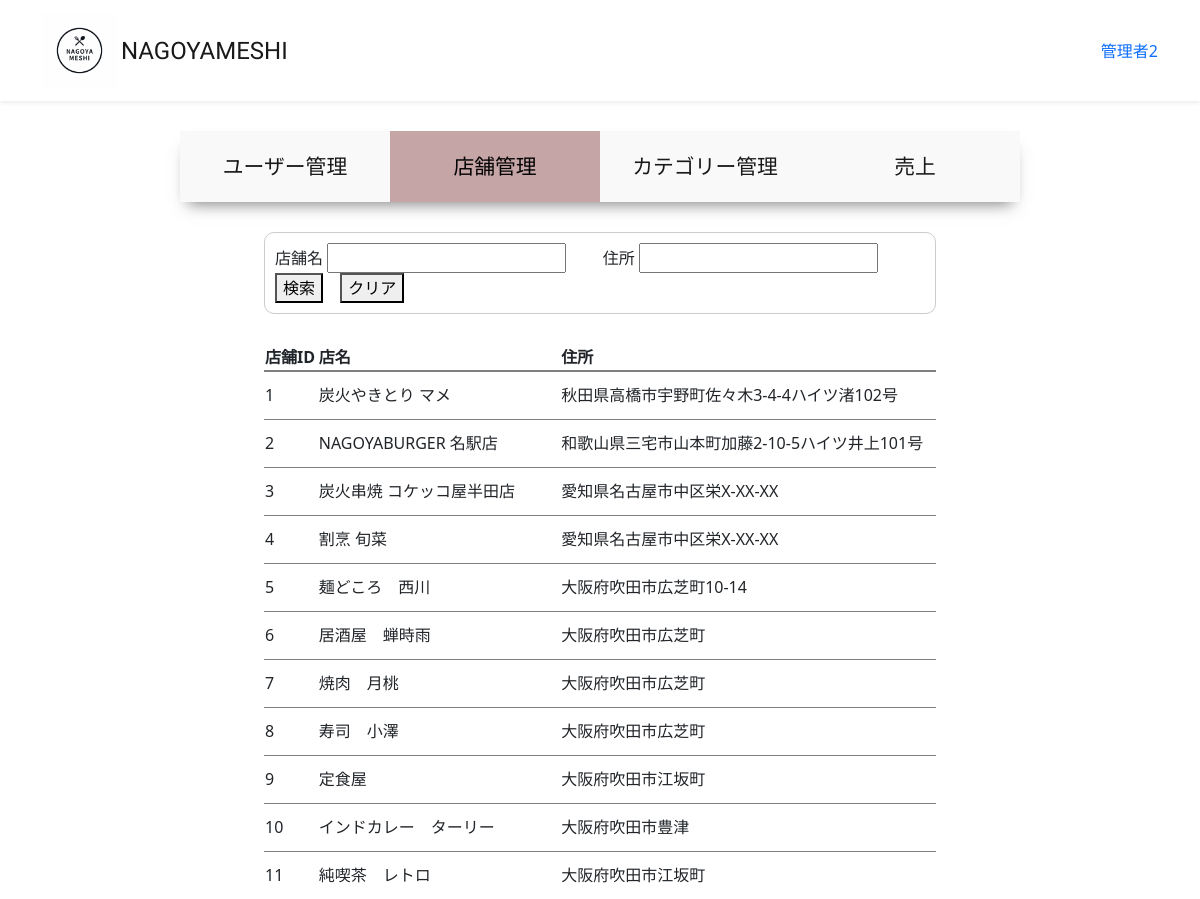
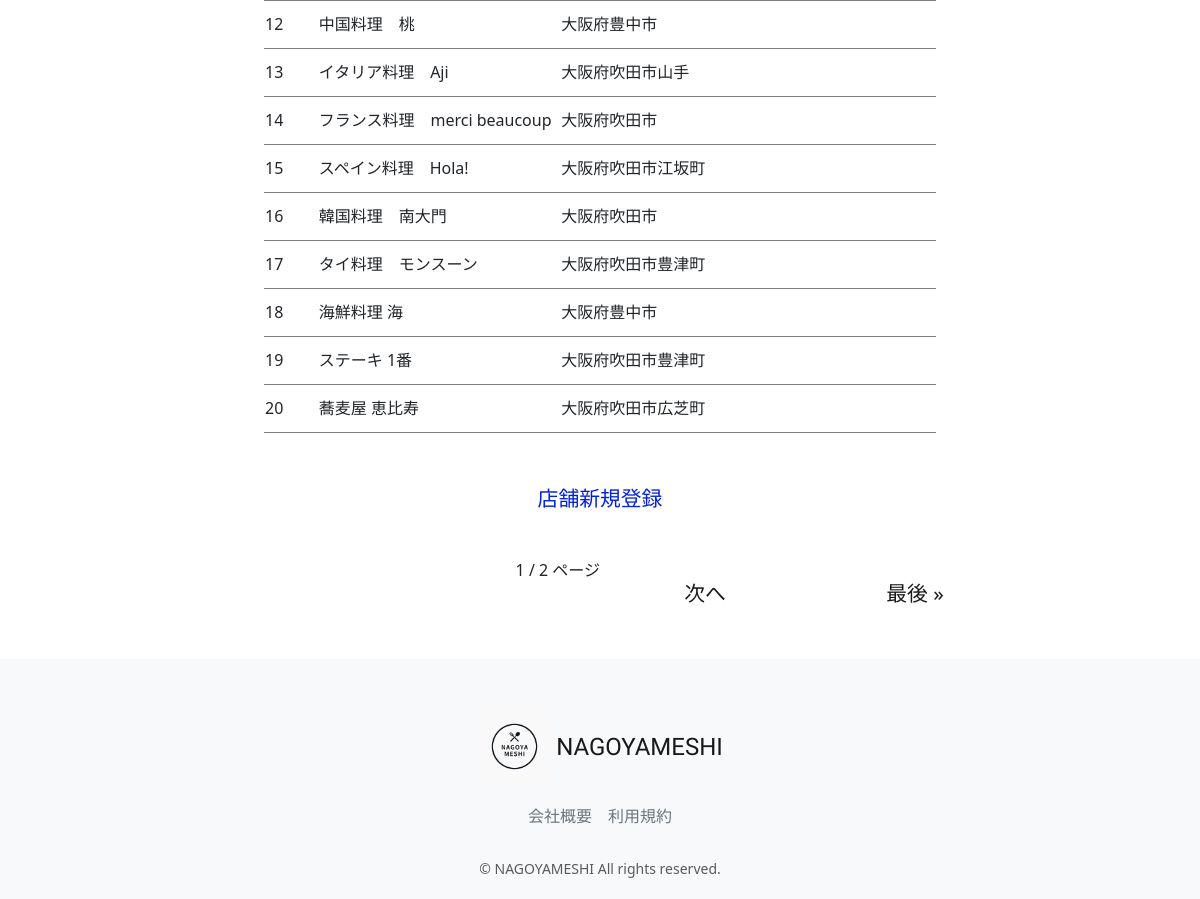
The page /accounts/management/restaurant-manage-list (signed in) on the database its author committed (2 pictures, top to bottom).
### accounts/models.py (models this page shows, shortened)
class CustomUser(AbstractUser):
    user_name = models.CharField(max_length=128, null=True, blank=True,verbose_name='ユーザー名')
    hurigana = models.CharField(max_length=128, null=True, blank=True,verbose_name='フリガナ')
    zip_code = models.CharField(max_length=16, null=True, blank=True,verbose_name='郵便番号')
    address = models.CharField(max_length=255, null=True, blank=True,verbose_name='住所')
    phone_number = models.CharField(max_length=20, null=True, blank=True,verbose_name='電話番号')
    birthday = models.DateField(null=True, blank=True,verbose_name='誕生日')
    job = models.CharField(max_length=255, null=True, blank=True,verbose_name='職業')
    is_subscribed = models.BooleanField(default=False, verbose_name='有料会員')
    stripe_customer_id = models.CharField(max_length=100, null=True, blank=True,verbose_name='StripeカスタマーID')
    stripe_subscription_id = models.CharField(max_length=100, null=True, blank=True,verbose_name='StripeサブスクリプションID')
    stripe_card_last4 = models.CharField(max_length=10, null=True, blank=True,verbose_name='Stripeカード下４桁')
    stripe_card_brand = models.CharField(max_length=20, null=True, blank=True,verbose_name='Stripeカードブランド')
    stripe_card_exp_month = models.IntegerField(default=0, verbose_name='Stripeカード有効月')
    stripe_card_exp_year = models.IntegerField(default=0, verbose_name='Stripeカード有効年')
    class Meta:
        verbose_name_plural = 'CustomUser'

### restaurant/models.py (models this page shows, shortened)
class Restaurant(models.Model):
    name = models.CharField(verbose_name='店舗名', max_length=64)
    description = models.CharField(verbose_name='説明', max_length=128)
    price_min = models.IntegerField(verbose_name="最低金額", default=1000)
    price_max = models.IntegerField(verbose_name="最高金額", default=5000)
    zip_code = models.CharField(verbose_name='郵便番号', max_length=32)
    address = models.CharField(verbose_name='住所', max_length=128)
    open_time = models.TimeField(verbose_name="開店時間", default="17:00")
    close_time = models.TimeField(verbose_name="閉店時間", default="21:00")
    close_day_of_week = models.PositiveIntegerField(verbose_name='定休日', default=0)
    seats_number = models.PositiveIntegerField(verbose_name='座席数', default=10)
    category = models.ForeignKey(Category, verbose_name='カテゴリー', on_delete=models.PROTECT)
    photo = models.ImageField(verbose_name='写真', blank=True, null=True)
    created_at = models.DateTimeField(verbose_name='作成日時', auto_now_add=True)
    updated_at = models.DateTimeField(verbose_name='更新日時', auto_now=True)
    class Meta:
        verbose_name = 'レストラン'
        verbose_name_plural = 'レストラン'

### accounts/views.py (the view)
# urls.py: path("management/restaurant-manage-list",views.ManagementRestaurantListView.as_view(), name="restaurant_manage_list"),
class ManagementRestaurantListView(onlyMnagementUserMixin, generic.ListView):
    template_name = "management/restaurant_manage_list.html"
    model = Restaurant
    paginate_by = 20
    restaurant_name = None
    restaurant_address = None
    def get_queryset(self):
        self.restaurant_name = self.request.GET.get("restaurant-name")
        if self.restaurant_name is None:
            self.restaurant_name = ""
        self.restaurant_address = self.request.GET.get("restaurant-address")
        if self.restaurant_address is None:
            self.restaurant_address = ""
        conditions = Q(name__contains=self.restaurant_name,
                       address__contains=self.restaurant_address)
        self.queryset = Restaurant.objects.filter(conditions)
        return super().get_queryset()
    def get_context_data(self, **kwargs):
        context = super().get_context_data(**kwargs)
        context["selected"] = "restaurant"
        context["search_name"] = self.restaurant_name
        context["search_address"] = self.restaurant_address
        return context

### accounts/mixins.py (called while the page is built)
    def test_func(self):
        user = self.request.user
        return user.is_staff

### accounts/templates/management/restaurant_manage_list.html (shortened to what this page needs)
{% extends "management/manage_base.html" %}
{% load static %}
{% block sub_content %}
  <form class="form-management-user-list" method="get" action="./restaurant-manage-list">
    <label for="restaurant-name">店舗名</label>
    <input type="text" id="restaurant-name" name="restaurant-name" value="{{search_name}}">
    <label for="restaurant-address">住所</label>
    <input type="text" id="restaurant-address" name="restaurant-address" value="{{search_address}}">
    <button type="submit">検索</button>
    <button type="button" onclick="clearClick()">クリア</button>
  </form>
  <table class="manage_list">
    <thead>
      <th>店舗ID</th>
      <th>店名</th>
      <th>住所</th>
    </thead>
    <tbody>
      {% for restaurant in object_list %}
        <tr onclick="location.href='{% url 'restaurant_update' pk=restaurant.pk %}'">
            <td>{{ restaurant.pk }}</td>
            <td>{{ restaurant.name }}</td>
            <td>{{ restaurant.address }}</td>
        </tr>
      {% endfor %}
    </tbody>
  </table>
  <a class="new" href="{% url 'restaurant_create' %}">店舗新規登録</a><br>
  <div class="paginate">
    {{ page_obj.number }} / {{ page_obj.paginator.num_pages }} ページ
        {% if page_obj.has_next %}
          <a href="?restaurant-name={{search_name}}&restaurant-address={{search_address}}&page={{ page_obj.next_page_number }}">次へ</a>
          <a href="?restaurant-name={{search_name}}&restaurant-address={{search_address}}&page={{ page_obj.paginator.num_pages }}">最後 &raquo;</a>
        {% endif %}
  </div>
{% endblock %}

### restaurant/templates/layout/base.html (shortened to what this page needs)
{% load static %}
<!DOCTYPE html>
<html lang="ja">
  <head>
      <link href="https://cdn.jsdelivr.net/npm/bootstrap@5.3.3/dist/css/bootstrap.min.css" rel="stylesheet">
      <link href="{% static 'css/nagoyameshi.css' %}" rel="stylesheet">
  </head>
  <body>
    <div id="app" class="wrapper">
      <nav class="navbar navbar-expand-md navbar-light bg-white shadow-sm">
        <div class="container nagoyameshi-container">
          <a class="navbar-brand app-name" href="{% url 'top_page' %}">
            <div class="d-flex align-items-center">
              <img class="nagoyameshi-logo me-1" src="{% static 'images/logo/logo.png' %}" alt="nagoyameshi">NAGOYAMESHI</div>
          </a>
          <div class="collapse navbar-collapse" id="navbarSupportedContent">
            <ul class="navbar-nav ms-auto">
              {% if user.is_subscribed %}
                <li class="nav-item dropdown">
                  <a id="navbarDropdown" class="nav-linkdropdown-toggle" href="#" role="button" data-bs-toggle="dropdown" aria-haspopup="true" aria-expanded="false" v-pre>{{ user.user_name }}</a>
                  <div class="dropdown-menu dropdown-menu-end" aria-labelledby="navbarDropdown">
                    <a class="dropdown-item" href="{% url 'user_detail' user.id %}">会員情報</a>
                    <a class="dropdown-item" href="{% url 'reservation_list' %}">予約一覧</a>
                    <a class="dropdown-item" href="{% url 'favorite_list' %}">お気に入り一覧</a>
                    <a class="dropdown-item" href="{% url 'subscribe_edit' %}">有料プラン編集</a>
                    <a class="dropdown-item" href="{% url 'subscribe_cancel' %}">有料プラン即時解約</a>
                      {% if user.is_staff %}
                        <a class ="dropdown-item"  href="{% url 'user_list' %}">サイト管理</a>
                      {% endif %}
                    <div class="dropdown-divider"></div>
                    <a class="dropdown-item" href="{% url 'account_logout' %}">ログアウト</a>
                  </div>
                </li>
              {% else %}
                {% if user.is_authenticated %}
                  <li class="nav-item dropdown">
                    <a id="navbarDropdown" class="nav-linkdropdown-toggle" href="#" role="button" data-bs-toggle="dropdown" aria-haspopup="true" aria-expanded="false" v-pre>{{ user.user_name }}</a>
                 </li>
                {% endif %}
              {% endif %}
            </ul>
          </div>
        </div>
      </nav>
    {% block content %}
    {% endblock %}
      <footer class="bg-light">
        <div class="d-flex justify-content-center footer-logo">
            <a class="navbar-brand app-name" href="{% url 'top_page' %}">
              <div class="d-flex align-items-center"><img class="nagoyameshi-logo me-1" src="{% static 'images/logo/footer_logo.png' %}" alt="nagoyameshi">NAGOYAMESHI</div>
            </a>
        </div>
        <div class="d-flex justify-content-center footer-link">
          <a href="{% url 'company_page' %}" class="link-secondary me-3">会社概要</a>
          <a href="{% url 'terms_page' %}" class="link-secondary">利用規約</a>
        </div>
        <p class="text-center text-muted small mb-0">&copy; NAGOYAMESHI All rights reserved.</p>
      </footer>
      </div>
  </body>
</html>

### static/css/nagoyameshi.css (style rules this page uses)
.wrapper { min-height: 100vh; position: relative; padding-bottom: 240px; box-sizing: border-box; }
.nagoyameshi-logo { height: 75px; }
.bg-light { background-color: rgb(0 0 0 / 60%); }
.app-name { font-family: 'Carter One', cursive; font-size: 24px; color: #191919; }
footer { width: 100%; height: 240px; position: absolute; bottom: 0; padding: 50px 15px; }
.footer-logo { margin-bottom: 20px; }
.footer-link { margin-bottom: 30px; }
a { text-decoration: none !important; }
.manage_main a { display: inline-block; width: 25%; height: 100%; text-align: center; font-size: 1.3rem; color: #191919; padding: 20px 20px; }
.manage_list, .form-management-user-list { width: 80%; margin: 30px auto; }
.form-management-user-list { border: #CCCCCC solid 1px; border-radius: 10px; padding: 10px; }
.form-management-user-list input { margin-right: 5%; }
.form-management-user-list button[type=button] { margin-left: 2%; }
.manage_list thead { border-bottom: 2px solid rgba(0, 0, 0, 0.5); }
.manage_list tbody tr { border-bottom: 1px solid rgba(0, 0, 0, 0.5); height: 3em; }
.new { display: block !important; width: 70% !important; margin: 0 auto !important; color: #0421D9 !important; }
.paginate { display:flex !important; justify-content: right !important; }

### rows shown on the page
CustomUser: user_name "管理者2"
Restaurant: pk "1", name "炭火やきとり マメ", address "秋田県高橋市宇野町佐々木3-4-4ハイツ渚102号"
Restaurant: pk "2", name "NAGOYABURGER 名駅店", address "和歌山県三宅市山本町加藤2-10-5ハイツ井上101号"
Restaurant: pk "3", name "炭火串焼 コケッコ屋半田店", address "愛知県名古屋市中区栄X-XX-XX"
Restaurant: pk "4", name "割烹 旬菜", address "愛知県名古屋市中区栄X-XX-XX"
Restaurant: pk "5", name "麺どころ 西川", address "大阪府吹田市広芝町10-14"
Restaurant: pk "6", name "居酒屋 蝉時雨", address "大阪府吹田市広芝町"
Restaurant: pk "7", name "焼肉 月桃", address "大阪府吹田市広芝町"
Restaurant: pk "8", name "寿司 小澤", address "大阪府吹田市広芝町"
Restaurant: pk "9", name "定食屋", address "大阪府吹田市江坂町"
Restaurant: pk "10", name "インドカレー ターリー", address "大阪府吹田市豊津"
Restaurant: pk "11", name "純喫茶 レトロ", address "大阪府吹田市江坂町"
Restaurant: pk "12", name "中国料理 桃", address "大阪府豊中市"
Restaurant: pk "13", name "イタリア料理 Aji", address "大阪府吹田市山手"
Restaurant: pk "14", name "フランス料理 merci beaucoup", address "大阪府吹田市"
Restaurant: pk "15", name "スペイン料理 Hola!", address "大阪府吹田市江坂町"
Restaurant: pk "16", name "韓国料理 南大門", address "大阪府吹田市"
Restaurant: pk "17", name "タイ料理 モンスーン", address "大阪府吹田市豊津町"
Restaurant: pk "18", name "海鮮料理 海", address "大阪府豊中市"
Restaurant: pk "19", name "ステーキ 1番", address "大阪府吹田市豊津町"
Restaurant: pk "20", name "蕎麦屋 恵比寿", address "大阪府吹田市広芝町"

### other values the page prints
{{ page_obj.number }} "1"
{{ page_obj.paginator.num_pages }} "2"
